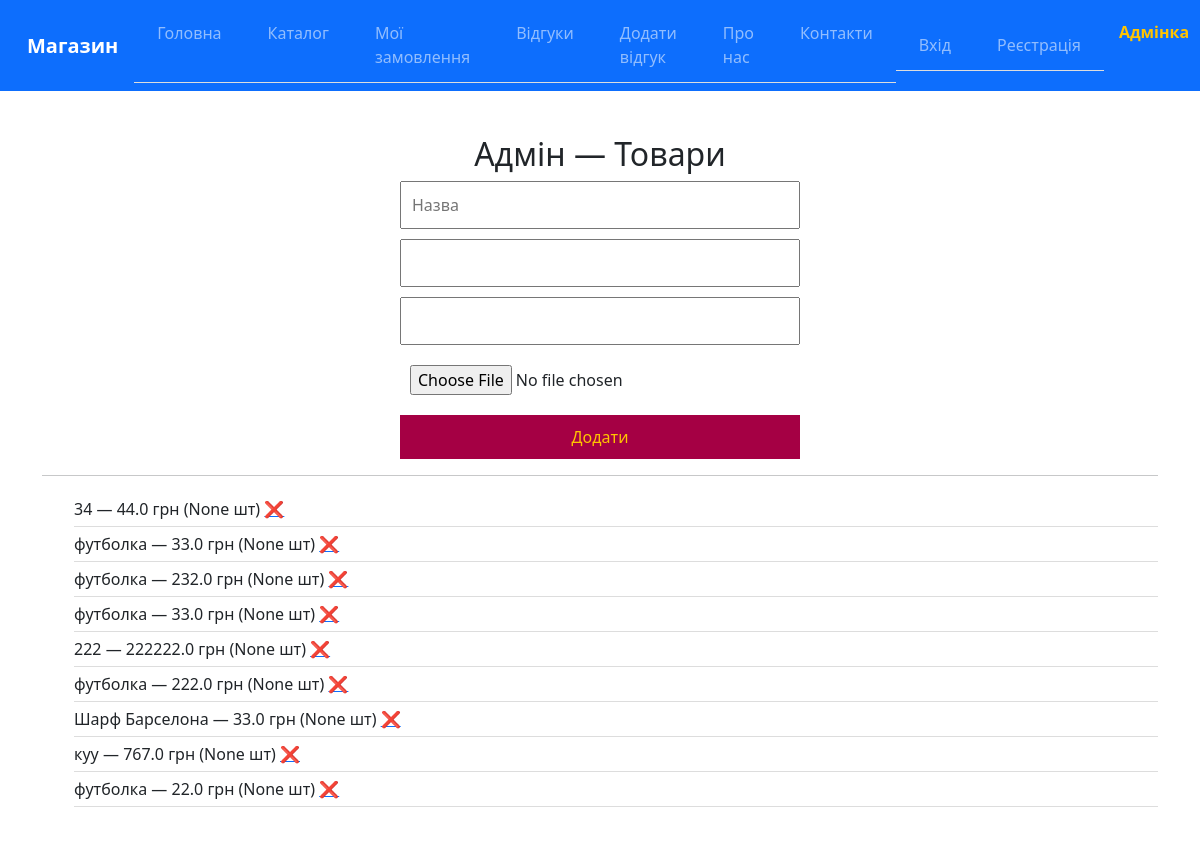
The app's page /admin/products (signed in) with its own data.
### models.py (models this page shows)
class Product(db.Model):
    id = db.Column(db.Integer, primary_key=True)
    name = db.Column(db.String(100))
    description = db.Column(db.Text)
    price = db.Column(db.Float)
    quantity = db.Column(db.Integer)
    image = db.Column(db.String(255))

### app.py (the view, shortened to what this page needs)
@app.route("/admin/products", methods=["GET", "POST"])
@admin_required
def admin_products():
    products = Product.query.all()
    return render_template("admin_products.html", products=products)

### app.py (called while the page is built)
def admin_required(f):
    @wraps(f)
    def decorated_function(*args, **kwargs):
        if not current_user.is_authenticated or not current_user.is_admin:
            flash("Доступ заборонено!")
            return redirect(url_for("login.html"))
        return f(*args, **kwargs)
    return decorated_function

@login_manager.user_loader
def load_user(user_id):
    return User.query.get(int(user_id))

### templates/admin_products.html
{% extends "base.html" %}
{% block content %}
<h2>Адмін — Товари</h2>
<form method="POST" enctype="multipart/form-data">
  <input name="name" placeholder="Назва" required>
  <input name="price" type="number" step="0.01" required>
  <input name="quantity" type="number" required>
  <input type="file" name="image" required>
  <button>Додати</button>
</form>
<hr>
<ul>
{% for p in products %}
  <li>
    {{ p.name }} — {{ p.price }} грн ({{ p.quantity }} шт)
    <a href="{{ url_for('admin_delete_product', product_id=p.id) }}">❌</a>
  </li>
{% endfor %}
</ul>
{% endblock %}

### static/css/style.css (style rules this page uses)
body { font-family: 'Arial', sans-serif; background: #F0F0F0; margin: 0; padding: 0; }
h2 { text-align: center; color: #A50044; }
ul { list-style: none; padding: 0; }
li { padding: 5px 0; border-bottom: 1px solid #ddd; }
form { display: flex; flex-direction: column; gap: 10px; max-width: 400px; margin: auto; }
input, button { padding: 10px; font-size: 16px; }
button { background-color: #A50044; color: #FFC400; border: none; cursor: pointer; }

### records on screen
Product: name "34", price "44.0", quantity "None"
Product: name "футболка", price "33.0", quantity "None"
Product: name "футболка", price "232.0", quantity "None"
Product: name "футболка", price "33.0", quantity "None"
Product: name "222", price "222222.0", quantity "None"
Product: name "футболка", price "222.0", quantity "None"
Product: name "Шарф Барселона", price "33.0", quantity "None"
Product: name "куу", price "767.0", quantity "None"
Product: name "футболка", price "22.0", quantity "None"
